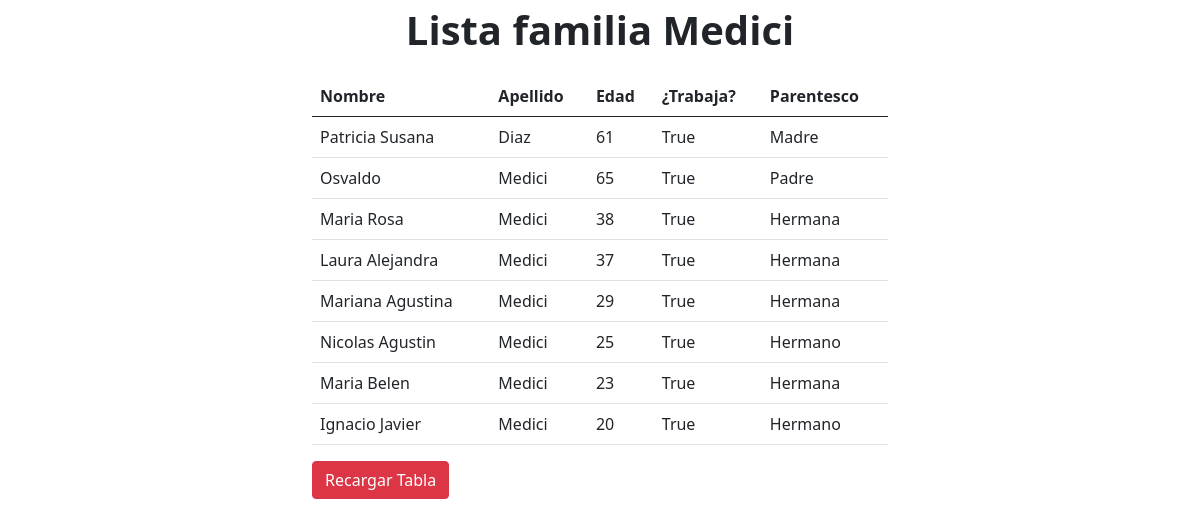
The app's page /leer-familiares/ with its own data.
### familiares/models.py (models this page shows)
class familiares(models.Model):
    nombre = models.CharField(max_length=100)
    apellido = models.CharField(max_length=100)
    edad = models.IntegerField()
    trabajador = models.BooleanField()
    pariente = models.CharField(default="Hermano", max_length=100)

### familiares/views.py (the view)
# urls.py: path('leer-familiares/', listar_familia),
def listar_familia(request):
    lista_familiares = familiares.objects.all()
    context = {
        'familiares': lista_familiares,
    }
    return render (request, 'listar_familia.html', context=context)

### template/listar_familia.html (shortened to what this page needs)
<!DOCTYPE html>
<html lang="es">
<head>
    <link href="https://cdn.jsdelivr.net/npm/bootstrap@5.0.2/dist/css/bootstrap.min.css" rel="stylesheet">
</head>
<body>
<div class="container-fluid">
    <div class="row justify-content-center">
        <div class="col-6 col-lg-6 ">
            <p class="fs-1 fw-bold text-center">Lista familia Medici</p>
            <table class="table">
                <thead>
                    <tr>
                    <th scope="col">Nombre</th>
                    <th scope="col">Apellido</th>
                    <th scope="col">Edad</th>
                    <th scope="col">¿Trabaja?</th>
                    <th scope="col">Parentesco</th>
                    </tr>
                </thead>
            <tbody>
                {% for familia in familiares %}
                <tr>
                    <td>{{familia.nombre}}</td>
                    <td>{{familia.apellido}}</td>
                    <td>{{familia.edad}}</td>
                    <td>{{familia.trabajador}}</td>
                    <td>{{familia.pariente}}</td>
                </tr>
                {% endfor %}
            </tbody>
            </table>
        </div>
    </div>
    <div class="row justify-content-center">
        <div class="col-6 col-lg-6">
            <button type="button" class="btn btn-danger" onclick="document.location.reload();">Recargar Tabla</button>
        </div>
    </div>
</div>
</body>
</html>

### records on screen
familiares: nombre "Patricia Susana", apellido "Diaz", edad "61", trabajador "True", pariente "Madre"
familiares: nombre "Osvaldo", apellido "Medici", edad "65", trabajador "True", pariente "Padre"
familiares: nombre "Maria Rosa", apellido "Medici", edad "38", trabajador "True", pariente "Hermana"
familiares: nombre "Laura Alejandra", apellido "Medici", edad "37", trabajador "True", pariente "Hermana"
familiares: nombre "Mariana Agustina", apellido "Medici", edad "29", trabajador "True", pariente "Hermana"
familiares: nombre "Nicolas Agustin", apellido "Medici", edad "25", trabajador "True", pariente "Hermano"
familiares: nombre "Maria Belen", apellido "Medici", edad "23", trabajador "True", pariente "Hermana"
familiares: nombre "Ignacio Javier", apellido "Medici", edad "20", trabajador "True", pariente "Hermano"
